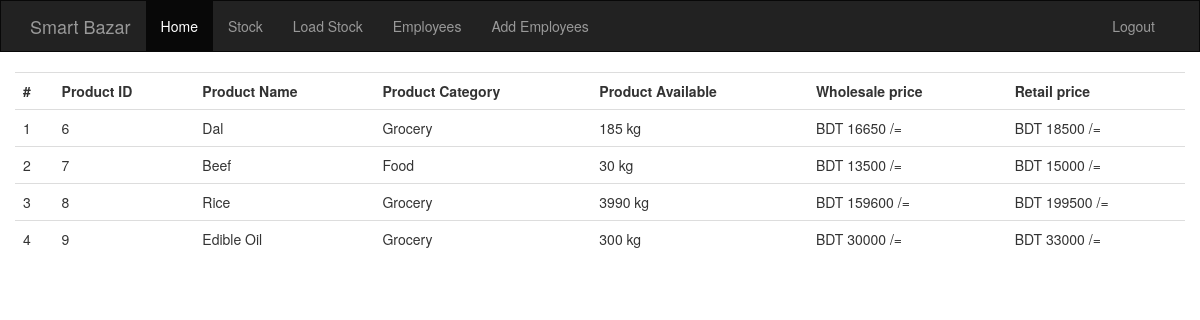
The app's page /admin/stock.php (signed in) with its own data.
### tables this page shows
CREATE TABLE IF NOT EXISTS `product` (
  `id` int(11) NOT NULL,
  `product_name` varchar(30) NOT NULL
);

CREATE TABLE IF NOT EXISTS `product_quantity` (
  `id` int(11) NOT NULL,
  `product_id` int(11) NOT NULL,
  `product_quantity` int(11) NOT NULL
);

CREATE TABLE IF NOT EXISTS `product_unit` (
  `id` int(11) NOT NULL,
  `product_name` varchar(30) NOT NULL,
  `product_unit` varchar(10) NOT NULL
);

CREATE TABLE IF NOT EXISTS `product_category` (
  `id` int(11) NOT NULL,
  `product_id` int(11) NOT NULL,
  `product_category` varchar(30) NOT NULL
);

CREATE TABLE IF NOT EXISTS `product_price` (
  `id` int(11) NOT NULL,
  `product_id` int(11) NOT NULL,
  `wholesale_price_per_unit` int(11) NOT NULL,
  `retail_price_per_unit` int(11) NOT NULL,
  `total_wprice` int(11) NOT NULL,
  `total_rprice` int(11) NOT NULL
);

### admin/stock.php (the view, shortened to what this page needs)
<?php
	include('inc/header.php');
?>
<div class="container">
	<div class="row">
		<table class="table table-hover">
			<tr>
				<th>#</th>
				<th>Product ID</th>
				<th>Product Name</th>
				<th>Product Category</th>
				<th>Product Available</th>
				<th>Wholesale price</th>
				<th>Retail price</th>
			</tr>
			<?php
				$cnt = 0;
				$sql = mysqli_query($con, "SELECT * FROM `product` inner join `product_category` on product.id = product_category.product_id
					 inner join `product_price`  on product.id = product_price.product_id
					 inner join `product_quantity`  on product.id = product_quantity.product_id
					 inner join `product_unit`  on product.product_name = product_unit.product_name");
				while ($row = mysqli_fetch_array($sql)) {
					$cnt++;
					$pid = $row['product_id'];
					$pname = $row['product_name'];
					$pcat = $row['product_category'];
					$pquan = $row['product_quantity'];
					$wprice = $row['wholesale_price_per_unit'] * $pquan;
					$rprice = $row['retail_price_per_unit'] * $pquan;
					$punit = $row['product_unit'];
			?>
			<tr>
				<td><?php echo $cnt; ?></td>
				<td><?php echo $pid; ?></td>
				<td><?php echo $pname; ?></td>
				<td><?php echo $pcat; ?></td>
				<td><?php echo $pquan." ".$punit; ?></td>
				<td><?php echo "BDT ".$wprice." /="; ?></td>
				<td><?php echo "BDT ".$rprice." /="; ?></td>
			</tr>
			<?php } ?>
		</table>
	</div>
</div>

### records on screen
product: product_quantity.product_id "6", product_unit.product_name "Dal", product_category.product_category "Grocery", product_quantity.product_quantity "185", product_unit.product_unit "kg", product_price.wholesale_price_per_unit "16650", product_price.retail_price_per_unit "18500"
product: product_quantity.product_id "7", product_unit.product_name "Beef", product_category.product_category "Food", product_quantity.product_quantity "30", product_unit.product_unit "kg", product_price.wholesale_price_per_unit "13500", product_price.retail_price_per_unit "15000"
product: product_quantity.product_id "8", product_unit.product_name "Rice", product_category.product_category "Grocery", product_quantity.product_quantity "3990", product_unit.product_unit "kg", product_price.wholesale_price_per_unit "159600", product_price.retail_price_per_unit "199500"
product: product_quantity.product_id "9", product_unit.product_name "Edible Oil", product_category.product_category "Grocery", product_quantity.product_quantity "300", product_unit.product_unit "kg", product_price.wholesale_price_per_unit "30000", product_price.retail_price_per_unit "33000"
